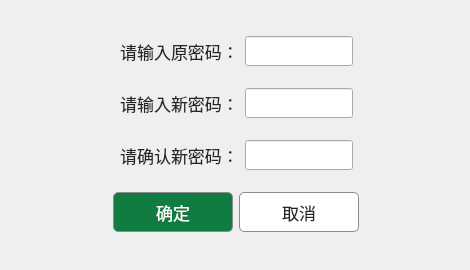
<?xml version="1.0" encoding="UTF-8"?>
<ui version="4.0">
 <class>changePassword</class>
 <widget class="QWidget" name="changePassword">
  <property name="geometry">
   <rect>
    <x>0</x>
    <y>0</y>
    <width>470</width>
    <height>270</height>
   </rect>
  </property>
  <property name="sizePolicy">
   <sizepolicy hsizetype="Minimum" vsizetype="Minimum">
    <horstretch>0</horstretch>
    <verstretch>0</verstretch>
   </sizepolicy>
  </property>
  <property name="minimumSize">
   <size>
    <width>470</width>
    <height>270</height>
   </size>
  </property>
  <property name="maximumSize">
   <size>
    <width>470</width>
    <height>270</height>
   </size>
  </property>
  <property name="windowTitle">
   <string>Form</string>
  </property>
  <layout class="QGridLayout" name="gridLayout">
   <item row="0" column="0">
    <widget class="QWidget" name="widget_2" native="true">
     <property name="minimumSize">
      <size>
       <width>450</width>
       <height>250</height>
      </size>
     </property>
     <property name="maximumSize">
      <size>
       <width>450</width>
       <height>270</height>
      </size>
     </property>
     <layout class="QVBoxLayout" name="verticalLayout">
      <item>
       <layout class="QHBoxLayout" name="horizontalLayout_2">
        <item>
         <spacer name="horizontalSpacer">
          <property name="orientation">
           <enum>Qt::Horizontal</enum>
          </property>
          <property name="sizeHint" stdset="0">
           <size>
            <width>34</width>
            <height>17</height>
           </size>
          </property>
         </spacer>
        </item>
        <item>
         <widget class="QLabel" name="oldlabel">
          <property name="minimumSize">
           <size>
            <width>0</width>
            <height>30</height>
           </size>
          </property>
          <property name="font">
           <font>
            <family>微软雅黑</family>
            <pointsize>13</pointsize>
           </font>
          </property>
          <property name="styleSheet">
           <string notr="true">color: #262626;</string>
          </property>
          <property name="text">
           <string>请输入原密码：</string>
          </property>
          <property name="alignment">
           <set>Qt::AlignCenter</set>
          </property>
         </widget>
        </item>
        <item>
         <widget class="QLineEdit" name="oldline">
          <property name="sizePolicy">
           <sizepolicy hsizetype="Fixed" vsizetype="Fixed">
            <horstretch>0</horstretch>
            <verstretch>0</verstretch>
           </sizepolicy>
          </property>
          <property name="minimumSize">
           <size>
            <width>0</width>
            <height>30</height>
           </size>
          </property>
         </widget>
        </item>
        <item>
         <spacer name="horizontalSpacer_2">
          <property name="orientation">
           <enum>Qt::Horizontal</enum>
          </property>
          <property name="sizeHint" stdset="0">
           <size>
            <width>50</width>
            <height>17</height>
           </size>
          </property>
         </spacer>
        </item>
       </layout>
      </item>
      <item>
       <layout class="QHBoxLayout" name="horizontalLayout">
        <item>
         <spacer name="horizontalSpacer_5">
          <property name="orientation">
           <enum>Qt::Horizontal</enum>
          </property>
          <property name="sizeHint" stdset="0">
           <size>
            <width>28</width>
            <height>20</height>
           </size>
          </property>
         </spacer>
        </item>
        <item>
         <widget class="QLabel" name="confirmlabel">
          <property name="minimumSize">
           <size>
            <width>0</width>
            <height>30</height>
           </size>
          </property>
          <property name="font">
           <font>
            <family>微软雅黑</family>
            <pointsize>13</pointsize>
           </font>
          </property>
          <property name="styleSheet">
           <string notr="true">color: #262626;</string>
          </property>
          <property name="text">
           <string>请输入新密码：</string>
          </property>
          <property name="alignment">
           <set>Qt::AlignCenter</set>
          </property>
         </widget>
        </item>
        <item>
         <widget class="QLineEdit" name="confirmline">
          <property name="minimumSize">
           <size>
            <width>0</width>
            <height>30</height>
           </size>
          </property>
         </widget>
        </item>
        <item>
         <spacer name="horizontalSpacer_6">
          <property name="orientation">
           <enum>Qt::Horizontal</enum>
          </property>
          <property name="sizeHint" stdset="0">
           <size>
            <width>50</width>
            <height>20</height>
           </size>
          </property>
         </spacer>
        </item>
       </layout>
      </item>
      <item>
       <layout class="QHBoxLayout" name="horizontalLayout_3">
        <item>
         <spacer name="horizontalSpacer_3">
          <property name="orientation">
           <enum>Qt::Horizontal</enum>
          </property>
          <property name="sizeHint" stdset="0">
           <size>
            <width>34</width>
            <height>20</height>
           </size>
          </property>
         </spacer>
        </item>
        <item>
         <widget class="QLabel" name="newlabel">
          <property name="minimumSize">
           <size>
            <width>0</width>
            <height>30</height>
           </size>
          </property>
          <property name="font">
           <font>
            <family>微软雅黑</family>
            <pointsize>13</pointsize>
           </font>
          </property>
          <property name="styleSheet">
           <string notr="true">color: #262626;</string>
          </property>
          <property name="text">
           <string>请确认新密码：</string>
          </property>
          <property name="alignment">
           <set>Qt::AlignCenter</set>
          </property>
         </widget>
        </item>
        <item>
         <widget class="QLineEdit" name="newline">
          <property name="minimumSize">
           <size>
            <width>0</width>
            <height>30</height>
           </size>
          </property>
         </widget>
        </item>
        <item>
         <spacer name="horizontalSpacer_4">
          <property name="orientation">
           <enum>Qt::Horizontal</enum>
          </property>
          <property name="sizeHint" stdset="0">
           <size>
            <width>40</width>
            <height>20</height>
           </size>
          </property>
         </spacer>
        </item>
       </layout>
      </item>
      <item>
       <layout class="QHBoxLayout" name="horizontalLayout_4">
        <item>
         <spacer name="horizontalSpacer_8">
          <property name="orientation">
           <enum>Qt::Horizontal</enum>
          </property>
          <property name="sizeHint" stdset="0">
           <size>
            <width>68</width>
            <height>20</height>
           </size>
          </property>
         </spacer>
        </item>
        <item>
         <widget class="QPushButton" name="Btn_Confirm">
          <property name="sizePolicy">
           <sizepolicy hsizetype="Fixed" vsizetype="Fixed">
            <horstretch>0</horstretch>
            <verstretch>0</verstretch>
           </sizepolicy>
          </property>
          <property name="minimumSize">
           <size>
            <width>120</width>
            <height>40</height>
           </size>
          </property>
          <property name="font">
           <font>
            <family>微软雅黑</family>
            <pointsize>13</pointsize>
           </font>
          </property>
          <property name="styleSheet">
           <string notr="true">QPushButton {
	border: 1 solid #8c8c8c;
	border-radius: 5px;
	background : #107C41;
	color: #ffffff;
	
}

QPushButton:hover {
    background-color: #0F703B;
}

QPushButton:pressed {
    background-color: #107C41;
	border: 1 solid #000000;
}</string>
          </property>
          <property name="text">
           <string>确定</string>
          </property>
         </widget>
        </item>
        <item>
         <widget class="QPushButton" name="Btn_Cancel">
          <property name="sizePolicy">
           <sizepolicy hsizetype="Fixed" vsizetype="Fixed">
            <horstretch>0</horstretch>
            <verstretch>0</verstretch>
           </sizepolicy>
          </property>
          <property name="minimumSize">
           <size>
            <width>120</width>
            <height>40</height>
           </size>
          </property>
          <property name="font">
           <font>
            <family>微软雅黑</family>
            <pointsize>13</pointsize>
           </font>
          </property>
          <property name="styleSheet">
           <string notr="true">QPushButton {
	border-radius: 5px;
	background : #ffffff;
	color: #262626;
	border: 1 solid #8c8c8c;
}rgb(217, 222, 245)

QPushButton:hover {
    background-color: #E9F5EE;
}

QPushButton:pressed {
    background-color: #ffffff;
	border: 1 solid #000000;
}</string>
          </property>
          <property name="text">
           <string>取消</string>
          </property>
         </widget>
        </item>
        <item>
         <spacer name="horizontalSpacer_9">
          <property name="orientation">
           <enum>Qt::Horizontal</enum>
          </property>
          <property name="sizeHint" stdset="0">
           <size>
            <width>73</width>
            <height>20</height>
           </size>
          </property>
         </spacer>
        </item>
       </layout>
      </item>
     </layout>
    </widget>
   </item>
  </layout>
 </widget>
 <resources/>
 <connections/>
</ui>
